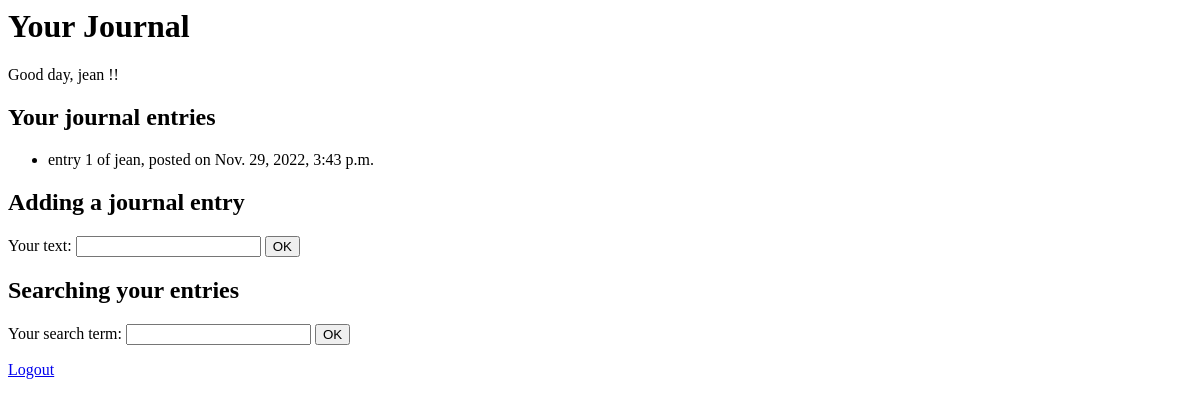
Before: /entries/ (signed in) with the older database file.
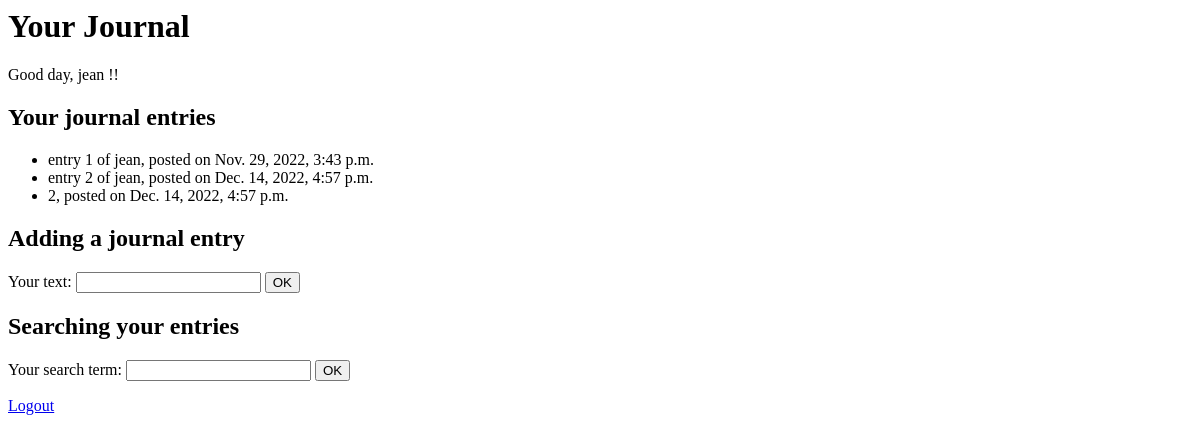
After: the same page with the newer database file.
### entries/models.py (models this page shows, shortened)
class JournalEntry(models.Model):
    user = models.ForeignKey(User, on_delete=models.CASCADE, default=1)
    journalentry_text = models.CharField(max_length=200)
    entry_date = models.DateTimeField('entry date')
    sensitive_data = encrypt(models.CharField(max_length=10, default="hello"))

### entries/views.py (the view)
# urls.py: path('', views.IndexView.as_view(), name='index'),
class IndexView(LoginRequiredMixin,generic.ListView):
    template_name = 'entries/index.html'
    context_object_name = 'entries_list'
    def get_queryset(self):
        if self.request.user.is_superuser:
            return JournalEntry.objects.all()
        else:
            return JournalEntry.objects.filter(user=self.request.user)

### entries/templates/entries/index.html (shortened to what this page needs)
<h1>Your Journal</h1>
{% if user.is_authenticated %}
   <p>Good day, {{ user.get_username }} !!</p>
{% endif %}
<h2>Your journal entries</h2>
{% if entries_list %}
    <ul>
    {% for entry in entries_list %}
        <li>{{ entry.journalentry_text }}, posted on {{ entry.entry_date }}</a></li>
    {% endfor %}
    </ul>
{% else %}
    <p>No journal entries are available.</p>
{% endif %}
<h2>Adding a journal entry</h2>
<form action="/entries/new/" method="post">
    <label for="entry_text">Your text: </label>
    <input id="entry_text" type="text" name="entry_text" value="">
    <input type="submit" value="OK">
</form>
<h2>Searching your entries</h2>
<form action="/entries/search/" method="get">
    <label for="search_term">Your search term: </label>
    <input id="search_term" type="text" name="search_term" value="">
    <input type="submit" value="OK">
</form>
<a href ="/accounts/logout/">Logout</a>

Changed rows visible on the page:
added JournalEntry: journalentry_text "entry 2 of jean", entry_date "Dec. 14, 2022, 4:57 p.m."
added JournalEntry: journalentry_text "2", entry_date "Dec. 14, 2022, 4:57 p.m."
